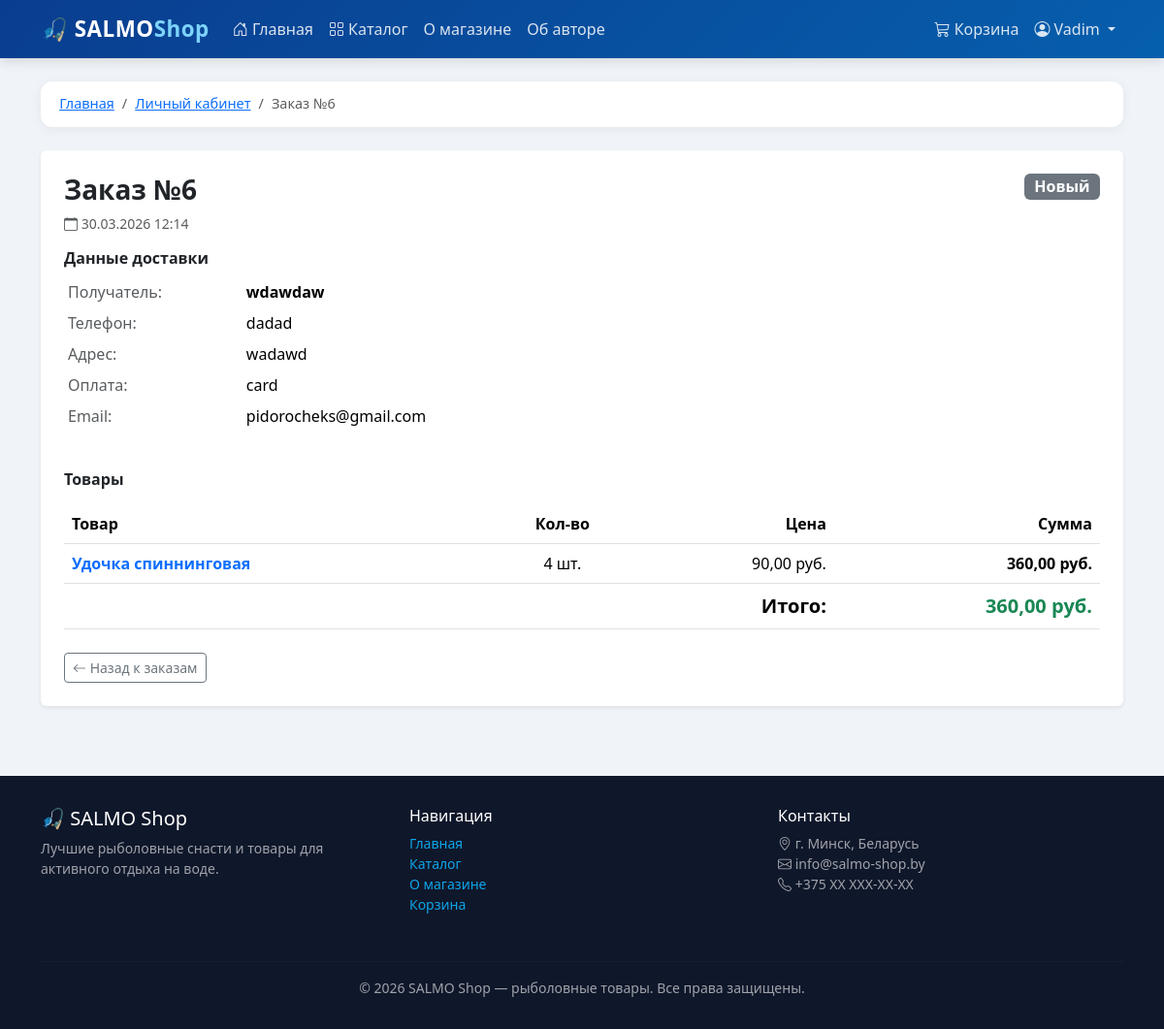
The page /profile/order/6/ (signed in) on the database its author committed.
### shop/models.py (models this page shows, shortened)
class Order(models.Model):
    STATUS_CHOICES = [
        ('new', 'Новый'),
        ('processing', 'В обработке'),
        ('shipped', 'Отправлен'),
        ('delivered', 'Доставлен'),
        ('cancelled', 'Отменён'),
    ]
    user = models.ForeignKey(User, on_delete=models.CASCADE, verbose_name="Пользователь")
    created_at = models.DateTimeField(auto_now_add=True, verbose_name="Дата создания")
    status = models.CharField(max_length=20, choices=STATUS_CHOICES, default='new', verbose_name="Статус")
    name = models.CharField(max_length=200, verbose_name="Имя получателя")
    phone = models.CharField(max_length=50, verbose_name="Телефон")
    address = models.TextField(verbose_name="Адрес доставки")
    payment_method = models.CharField(max_length=20, verbose_name="Способ оплаты")
    total_amount = models.DecimalField(max_digits=10, decimal_places=2, verbose_name="Общая сумма")
    email = models.EmailField(verbose_name="Email для уведомлений", blank=True, null=True)
    class Meta:
        verbose_name = "Заказ"
        verbose_name_plural = "Заказы"
        ordering = ['-created_at']

class OrderItem(models.Model):
    order = models.ForeignKey(Order, on_delete=models.CASCADE, related_name='items', verbose_name="Заказ")
    product = models.ForeignKey(Product, on_delete=models.CASCADE, verbose_name="Товар")
    quantity = models.PositiveIntegerField(verbose_name="Количество")
    price = models.DecimalField(max_digits=10, decimal_places=2, verbose_name="Цена на момент заказа")
    def item_cost(self):
        return self.price * self.quantity
    class Meta:
        verbose_name = "Элемент заказа"
        verbose_name_plural = "Элементы заказа"

class Product(models.Model):
    name = models.CharField(max_length=200, verbose_name="Название")
    description = models.TextField(verbose_name="Описание")
    photo = models.ImageField(upload_to='products/', blank=True, null=True, verbose_name="Фото товара")
    price = models.DecimalField(max_digits=10, decimal_places=2, verbose_name="Цена")
    stock_quantity = models.IntegerField(verbose_name="Количество на складе")
    category = models.ForeignKey(Category, on_delete=models.CASCADE, verbose_name="Категория")
    manufacturer = models.ForeignKey(Manufacturer, on_delete=models.CASCADE, verbose_name="Производитель")
    class Meta:
        verbose_name = "Товар"
        verbose_name_plural = "Товары"

### shop/views.py (the view)
# urls.py: path('profile/order/<int:pk>/', views.order_detail_view, name='order_detail'),
@login_required
def order_detail_view(request, pk):
    order = get_object_or_404(Order, pk=pk)
    if not (hasattr(request.user, 'profile') and request.user.profile.is_admin):
        if order.user != request.user:
            return redirect('/profile/')
    return render(request, 'order_detail.html', {
        'order': order,
        'cart_count': _cart_count(request),
    })

### shop/models.py (called while the page is built)
    @property
    def is_admin(self):
        return self.role in ('ADMIN', 'MANAGER') or self.user.is_staff

### shop/views.py (called while the page is built)
def _get_cart(request):
    if not request.user.is_authenticated:
        return None
    cart, _ = Cart.objects.get_or_create(user=request.user)
    return cart

def _cart_count(request):
    if not request.user.is_authenticated:
        return 0
    cart = _get_cart(request)
    result = cart.cartitem_set.aggregate(total=Sum('quantity'))
    return result['total'] or 0

### templates/order_detail.html (shortened to what this page needs)
{% extends "base.html" %}
{% block content %}
<nav class="breadcrumb-custom" aria-label="breadcrumb">
    <ol class="breadcrumb mb-0">
        <li class="breadcrumb-item"><a href="/">Главная</a></li>
        <li class="breadcrumb-item"><a href="/profile/">Личный кабинет</a></li>
        <li class="breadcrumb-item active">Заказ №{{ order.id }}</li>
    </ol>
</nav>
<div class="card border-0 shadow-sm">
    <div class="card-body p-4">
        <div class="d-flex justify-content-between align-items-start mb-3">
            <div>
                <h3 class="fw-bold">Заказ №{{ order.id }}</h3>
                <p class="text-muted small mb-0">
                    <i class="bi bi-calendar"></i> {{ order.created_at|date:"d.m.Y H:i" }}
                </p>
            </div>
            <span class="badge fs-6 {% if order.status == 'delivered' %}bg-success{% elif order.status == 'cancelled' %}bg-danger{% elif order.status == 'shipped' %}bg-info{% else %}bg-secondary{% endif %}">
                {{ order.get_status_display }}
            </span>
        </div>
        <div class="row g-4 mb-4">
            <div class="col-md-6">
                <h6 class="fw-bold">Данные доставки</h6>
                <table class="table table-sm table-borderless">
                    <tr><td class="text-muted">Получатель:</td><td class="fw-bold">{{ order.name }}</td></tr>
                    <tr><td class="text-muted">Телефон:</td><td>{{ order.phone }}</td></tr>
                    <tr><td class="text-muted">Адрес:</td><td>{{ order.address }}</td></tr>
                    <tr><td class="text-muted">Оплата:</td><td>{{ order.payment_method }}</td></tr>
                    <tr><td class="text-muted">Email:</td><td>{{ order.email }}</td></tr>
                </table>
            </div>
        </div>
        <h6 class="fw-bold mb-3">Товары</h6>
        <div class="table-responsive">
            <table class="table table-hover">
                <thead>
                    <tr>
                        <th>Товар</th>
                        <th class="text-center">Кол-во</th>
                        <th class="text-end">Цена</th>
                        <th class="text-end">Сумма</th>
                    </tr>
                </thead>
                <tbody>
                    {% for item in order.items.all %}
                    <tr>
                        <td>
                            <a href="/catalog/{{ item.product.pk }}/" class="text-decoration-none fw-bold">
                                {{ item.product.name }}
                            </a>
                        </td>
                        <td class="text-center">{{ item.quantity }} шт.</td>
                        <td class="text-end">{{ item.price }} руб.</td>
                        <td class="text-end fw-bold">{{ item.item_cost }} руб.</td>
                    </tr>
                    {% endfor %}
                </tbody>
                <tfoot>
                    <tr>
                        <td colspan="3" class="text-end fw-bold fs-5">Итого:</td>
                        <td class="text-end fw-bold fs-5 text-success">{{ order.total_amount }} руб.</td>
                    </tr>
                </tfoot>
            </table>
        </div>
        <a href="/profile/" class="btn btn-outline-secondary btn-sm mt-2">
            <i class="bi bi-arrow-left"></i> Назад к заказам
        </a>
    </div>
</div>
{% endblock %}

### templates/base.html (shortened to what this page needs)
{% load static %}
<!DOCTYPE html>
<html lang="ru">
<head>
    <link href="https://cdn.jsdelivr.net/npm/bootstrap@5.3.3/dist/css/bootstrap.min.css" rel="stylesheet">
    <link href="https://cdn.jsdelivr.net/npm/bootstrap-icons@1.11.3/font/bootstrap-icons.min.css" rel="stylesheet">
    <link href="{% static 'css/style.css' %}" rel="stylesheet">
</head>
<body>
<nav class="navbar navbar-expand-lg navbar-dark navbar-salmo sticky-top">
    <div class="container">
        <a class="navbar-brand" href="/">🎣 SALMO<span style="color:#7dd3fc;">Shop</span></a>
        <div class="collapse navbar-collapse" id="navbarMain">
            <ul class="navbar-nav me-auto mb-2 mb-lg-0">
                <li class="nav-item">
                    <a class="nav-link" href="/"><i class="bi bi-house-door"></i> Главная</a>
                </li>
                <li class="nav-item">
                    <a class="nav-link" href="/catalog/"><i class="bi bi-grid"></i> Каталог</a>
                </li>
                <li class="nav-item">
                    <a class="nav-link" href="/about/">О магазине</a>
                </li>
                <li class="nav-item">
                    <a class="nav-link" href="/author/">Об авторе</a>
                </li>
            </ul>
            <ul class="navbar-nav">
                <li class="nav-item">
                    <a class="nav-link" href="/cart/">
                        <i class="bi bi-cart3"></i> Корзина
                    </a>
                </li>
                {% if user.is_authenticated %}
                <li class="nav-item dropdown">
                    <a class="nav-link dropdown-toggle" href="#" role="button" data-bs-toggle="dropdown">
                        <i class="bi bi-person-circle"></i> {{ user.username }}
                    </a>
                </li>
                {% endif %}
            </ul>
        </div>
    </div>
</nav>
<main class="container py-4">
    {% block content %}{% endblock %}
</main>
<footer class="site-footer">
    <div class="container">
        <div class="row">
            <div class="col-md-4 mb-3">
                <h5 class="text-white">🎣 SALMO Shop</h5>
                <p class="small">Лучшие рыболовные снасти и товары для активного отдыха на воде.</p>
            </div>
            <div class="col-md-4 mb-3">
                <h6 class="text-white">Навигация</h6>
                <ul class="list-unstyled small">
                    <li><a href="/">Главная</a></li>
                    <li><a href="/catalog/">Каталог</a></li>
                    <li><a href="/about/">О магазине</a></li>
                    <li><a href="/cart/">Корзина</a></li>
                </ul>
            </div>
            <div class="col-md-4 mb-3">
                <h6 class="text-white">Контакты</h6>
                <ul class="list-unstyled small">
                    <li><i class="bi bi-geo-alt"></i> г. Минск, Беларусь</li>
                    <li><i class="bi bi-envelope"></i> info@salmo-shop.by</li>
                    <li><i class="bi bi-telephone"></i> +375 XX XXX-XX-XX</li>
                </ul>
            </div>
        </div>
        <hr style="border-color: rgba(255,255,255,.1);">
        <p class="text-center small mb-0">© 2026 SALMO Shop — рыболовные товары. Все права защищены.</p>
    </div>
</footer>
</body>
</html>

### static/css/style.css (style rules this page uses)
:root { --salmo-primary: #0a58ca; --salmo-primary-light: #0d6efd; --salmo-accent: #0ea5e9; --salmo-dark: #0f172a; --salmo-success: #198754; --salmo-danger: #dc3545; --salmo-warning: #ffc107; --salmo-bg: #f0f4f8; --salmo-card: #ffffff; --salmo-text: #1e293b; --salmo-muted: #64748b; --salmo-border: #e2e8f0; --salmo-radius: 12px; --salmo-shadow: 0 2px 12px rgba(0,0,0,.06); --salmo-shadow-hover: 0 8px 30px rgba(0,0,0,.12); }
body { font-family: 'Segoe UI', system-ui, -apple-system, sans-serif; background: var(--salmo-bg); color: var(--salmo-text); }
.breadcrumb-custom { background: var(--salmo-card); border-radius: var(--salmo-radius); padding: .8rem 1.2rem; margin-bottom: 1.5rem; box-shadow: var(--salmo-shadow); font-size: .9rem; }
.site-footer { background: var(--salmo-dark); color: rgba(255,255,255,.6); padding: 2rem 0; margin-top: 3rem; }
.site-footer a { color: var(--salmo-accent); text-decoration: none; }
.navbar-salmo { background: linear-gradient(135deg, #0a3d8f 0%, #065fad 100%); box-shadow: 0 2px 12px rgba(0,0,0,.15); }
.navbar-salmo .navbar-brand { font-weight: 800; font-size: 1.4rem; letter-spacing: .5px; }
.navbar-salmo .nav-link { color: rgba(255,255,255,.85) !important; font-weight: 500; transition: color .2s; }
:root { --primary: #0d6efd; --primary-dark: #0a58ca; --success: #198754; --danger: #dc3545; --bg: #f4f6f9; --card-bg: #ffffff; --text: #212529; --muted: #6c757d; --border: #dee2e6; --radius: 10px; --shadow: 0 2px 12px rgba(0,0,0,.08); }

### rows shown on the page
Order: id "6", created_at "30.03.2026 12:14", status "Новый", name "wdawdaw", phone "dadad", address "wadawd", payment_method "card", email "pidorocheks@gmail.com", total_amount "360,00"
OrderItem: product.name "Удочка спиннинговая", quantity "4", price "90,00", item_cost "360,00"

### other values the page prints
{{ user.username }} "Vadim"
